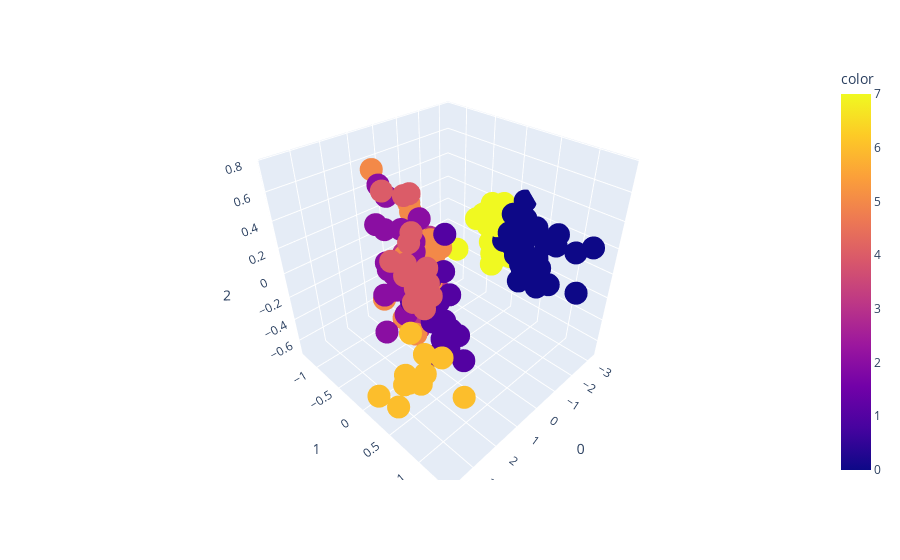

Notebook code cell kept with this figure:
### Code cell
px.scatter_3d(data_frame=pca_df, x=0, y=1, z=2, color=final_df['cluster'])

### Figure 1 — Plotly figure (JSON) as saved in the notebook; plotly's stock layout.template omitted (floating-point values rounded to 4 significant figures; data arrays with more than 128 entries replaced by an {"elided": "..."} marker saying what was removed)
{"data": [{"hovertemplate": "0=%{x}<br>1=%{y}<br>2=%{z}<br>color=%{marker.color}<extra></extra>", "legendgroup": "", "marker": {"color": {"elided": "150 int values"}, "coloraxis": "coloraxis", "symbol": "circle"}, "mode": "markers", "name": "", "scene": "scene", "showlegend": false, "type": "scatter3d", "x": {"elided": "150 float values"}, "y": {"elided": "150 float values"}, "z": {"elided": "150 float values"}}], "layout": {"coloraxis": {"colorbar": {"title": {"text": "color"}}, "colorscale": [[0, "#0d0887"], [0.1111, "#46039f"], [0.2222, "#7201a8"], [0.3333, "#9c179e"], [0.4444, "#bd3786"], [0.5556, "#d8576b"], [0.6667, "#ed7953"], [0.7778, "#fb9f3a"], [0.8889, "#fdca26"], [1, "#f0f921"]]}, "legend": {"tracegroupgap": 0}, "margin": {"t": 60}, "scene": {"domain": {"x": [0, 1], "y": [0, 1]}, "xaxis": {"title": {"text": "0"}}, "yaxis": {"title": {"text": "1"}}, "zaxis": {"title": {"text": "2"}}}}}
